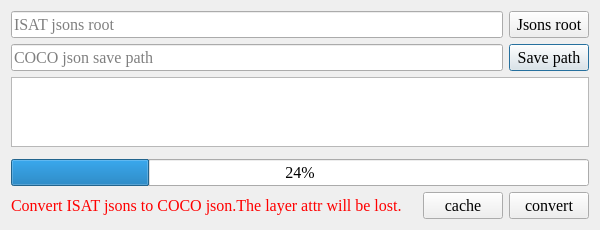
<?xml version="1.0" encoding="UTF-8"?>
<ui version="4.0">
 <class>Dialog</class>
 <widget class="QDialog" name="Dialog">
  <property name="windowModality">
   <enum>Qt::NonModal</enum>
  </property>
  <property name="geometry">
   <rect>
    <x>0</x>
    <y>0</y>
    <width>600</width>
    <height>226</height>
   </rect>
  </property>
  <property name="font">
   <font>
    <family>Times New Roman</family>
    <pointsize>12</pointsize>
   </font>
  </property>
  <property name="windowTitle">
   <string>ISAT to COCO</string>
  </property>
  <property name="sizeGripEnabled">
   <bool>false</bool>
  </property>
  <property name="modal">
   <bool>false</bool>
  </property>
  <layout class="QVBoxLayout" name="verticalLayout">
   <item>
    <widget class="QWidget" name="widget" native="true">
     <layout class="QGridLayout" name="gridLayout">
      <property name="leftMargin">
       <number>0</number>
      </property>
      <property name="topMargin">
       <number>0</number>
      </property>
      <property name="rightMargin">
       <number>0</number>
      </property>
      <property name="bottomMargin">
       <number>0</number>
      </property>
      <item row="3" column="1">
       <widget class="QPushButton" name="pushButton_save_path">
        <property name="text">
         <string>Save path</string>
        </property>
       </widget>
      </item>
      <item row="2" column="1">
       <widget class="QPushButton" name="pushButton_label_root">
        <property name="text">
         <string>Jsons root</string>
        </property>
       </widget>
      </item>
      <item row="3" column="0">
       <widget class="QLineEdit" name="lineEdit_save_path">
        <property name="enabled">
         <bool>true</bool>
        </property>
        <property name="readOnly">
         <bool>true</bool>
        </property>
        <property name="placeholderText">
         <string>COCO json save path</string>
        </property>
       </widget>
      </item>
      <item row="2" column="0">
       <widget class="QLineEdit" name="lineEdit_label_root">
        <property name="enabled">
         <bool>true</bool>
        </property>
        <property name="readOnly">
         <bool>true</bool>
        </property>
        <property name="placeholderText">
         <string>ISAT jsons root</string>
        </property>
       </widget>
      </item>
     </layout>
    </widget>
   </item>
   <item>
    <widget class="QTextBrowser" name="textBrowser">
     <property name="font">
      <font>
       <family>宋体</family>
      </font>
     </property>
     <property name="lineWrapMode">
      <enum>QTextEdit::NoWrap</enum>
     </property>
     <property name="html">
      <string>&lt;!DOCTYPE HTML PUBLIC &quot;-//W3C//DTD HTML 4.0//EN&quot; &quot;http://www.w3.org/TR/REC-html40/strict.dtd&quot;&gt;
&lt;html&gt;&lt;head&gt;&lt;meta name=&quot;qrichtext&quot; content=&quot;1&quot; /&gt;&lt;style type=&quot;text/css&quot;&gt;
p, li { white-space: pre-wrap; }
&lt;/style&gt;&lt;/head&gt;&lt;body style=&quot; font-family:'宋体'; font-size:12pt; font-weight:400; font-style:normal;&quot;&gt;
&lt;p style=&quot;-qt-paragraph-type:empty; margin-top:0px; margin-bottom:0px; margin-left:0px; margin-right:0px; -qt-block-indent:0; text-indent:0px; font-family:'Times New Roman';&quot;&gt;&lt;br /&gt;&lt;/p&gt;&lt;/body&gt;&lt;/html&gt;</string>
     </property>
    </widget>
   </item>
   <item>
    <widget class="QWidget" name="widget_3" native="true">
     <layout class="QHBoxLayout" name="horizontalLayout_2">
      <property name="leftMargin">
       <number>0</number>
      </property>
      <property name="topMargin">
       <number>0</number>
      </property>
      <property name="rightMargin">
       <number>0</number>
      </property>
      <property name="bottomMargin">
       <number>0</number>
      </property>
     </layout>
    </widget>
   </item>
   <item>
    <widget class="QProgressBar" name="progressBar">
     <property name="value">
      <number>24</number>
     </property>
    </widget>
   </item>
   <item>
    <widget class="QWidget" name="widget_2" native="true">
     <layout class="QHBoxLayout" name="horizontalLayout">
      <property name="leftMargin">
       <number>0</number>
      </property>
      <property name="topMargin">
       <number>0</number>
      </property>
      <property name="rightMargin">
       <number>0</number>
      </property>
      <property name="bottomMargin">
       <number>0</number>
      </property>
      <item>
       <widget class="QLabel" name="label">
        <property name="styleSheet">
         <string notr="true">color: rgb(255, 0, 0);</string>
        </property>
        <property name="text">
         <string>Convert ISAT jsons to COCO json.The layer attr will be lost.</string>
        </property>
       </widget>
      </item>
      <item>
       <spacer name="horizontalSpacer">
        <property name="orientation">
         <enum>Qt::Horizontal</enum>
        </property>
        <property name="sizeHint" stdset="0">
         <size>
          <width>40</width>
          <height>20</height>
         </size>
        </property>
       </spacer>
      </item>
      <item>
       <widget class="QPushButton" name="pushButton_cache">
        <property name="text">
         <string>cache</string>
        </property>
        <property name="icon">
         <iconset>
          <normaloff>:/icons/icons/关闭_close-one.svg</normaloff>:/icons/icons/关闭_close-one.svg</iconset>
        </property>
       </widget>
      </item>
      <item>
       <widget class="QPushButton" name="pushButton_apply">
        <property name="text">
         <string>convert</string>
        </property>
        <property name="icon">
         <iconset>
          <normaloff>:/icons/icons/校验_check-one.svg</normaloff>:/icons/icons/校验_check-one.svg</iconset>
        </property>
       </widget>
      </item>
     </layout>
    </widget>
   </item>
  </layout>
 </widget>
 <resources>
  <include location="../icons.qrc"/>
 </resources>
 <connections/>
</ui>
